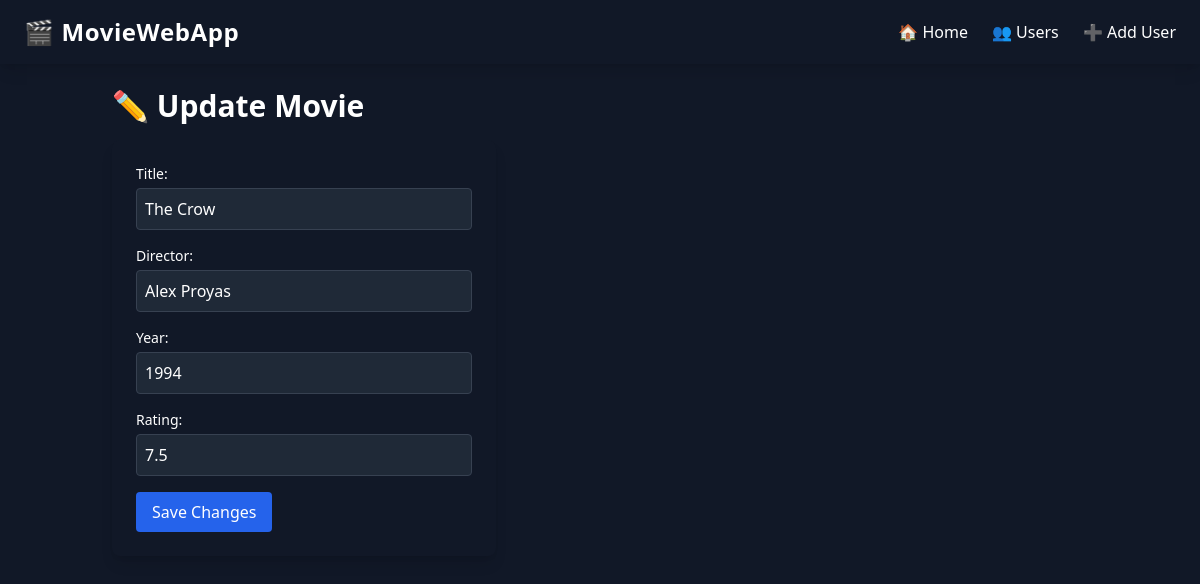
Screenshot of /users/1/update_movie/1 with the database file from the repository.
### models.py (models this page shows, shortened)
class Movie(db.Model):
    __tablename__ = 'movies'
    """ Represents a film in the digital library """
    id = Column(Integer, primary_key=True)
    title = Column(String(100))
    director = Column(String(100))
    year = Column(Integer)
    rating = Column(Float)
    poster = Column(String(300))
    genre = Column(String(200))

### app.py (the view, shortened to what this page needs)
@app.route('/users/<user_id>/update_movie/<movie_id>', methods=['GET', 'POST'])
def update_movie(user_id, movie_id):
    try:
        user = data_manager.get_user(user_id)
        if not user:
            logging.warning(f"User {user_id} not found")
            return "User not found", 404
        movie = data_manager.get_movie(movie_id)
        if not movie or movie not in user.movies:
            logging.warning(f"User {movie_id} not found")
            return "Movie not found", 404
        return render_template('update_movie.html', user=user, movie=movie)
    except Exception as e:
        logging.error(f"Error in update_movie route: {e}")
        return "An unexpected error occurred", 500

### datamanager/sqlite_data_manager.py (called while the page is built)
    def get_user(self, user_id):
        try:
            user = User.query.get(user_id)
            if not user:
                logging.warning(f"️ User {user_id} not found.")
            return user
        except Exception as e:
            logging.error(f" Error getting user {user_id}: {e}")
            return None

    def get_movie(self, movie_id):
        try:
            movie = Movie.query.get(movie_id)
            if not movie:
                logging.warning(f" Movie {movie_id} not found.")
            return movie
        except Exception as e:
            logging.error(f" Error getting movie {movie_id}: {e}")
            return None

### templates/update_movie.html (shortened to what this page needs)
{% extends "base.html" %}
{% block content %}
<h1 class="text-3xl font-bold mb-4">✏️ Update Movie</h1>
<form method="POST" class="bg-gray-900 p-6 rounded-lg shadow-lg w-96">
    <label class="block text-sm font-medium">Title:</label>
    <input type="text" name="title" value="{{ movie.title }}" required
           class="mt-1 p-2 w-full bg-gray-800 border border-gray-700 rounded text-white">
    <label class="block text-sm font-medium mt-4">Director:</label>
    <input type="text" name="director" value="{{ movie.director }}" required
           class="mt-1 p-2 w-full bg-gray-800 border border-gray-700 rounded text-white">
    <label class="block text-sm font-medium mt-4">Year:</label>
    <input type="number" name="year" value="{{ movie.year }}" required
           class="mt-1 p-2 w-full bg-gray-800 border border-gray-700 rounded text-white">
    <label class="block text-sm font-medium mt-4">Rating:</label>
    <input type="number" step="0.1" name="rating" value="{{ movie.rating }}" required
           class="mt-1 p-2 w-full bg-gray-800 border border-gray-700 rounded text-white">
    <button type="submit" class="mt-4 px-4 py-2 bg-blue-600 text-white rounded hover:bg-blue-500">
        Save Changes
    </button>
</form>
{% endblock %}

### rows the page displays
Movie: title "The Crow", director "Alex Proyas", year "1994", rating "7.5"
